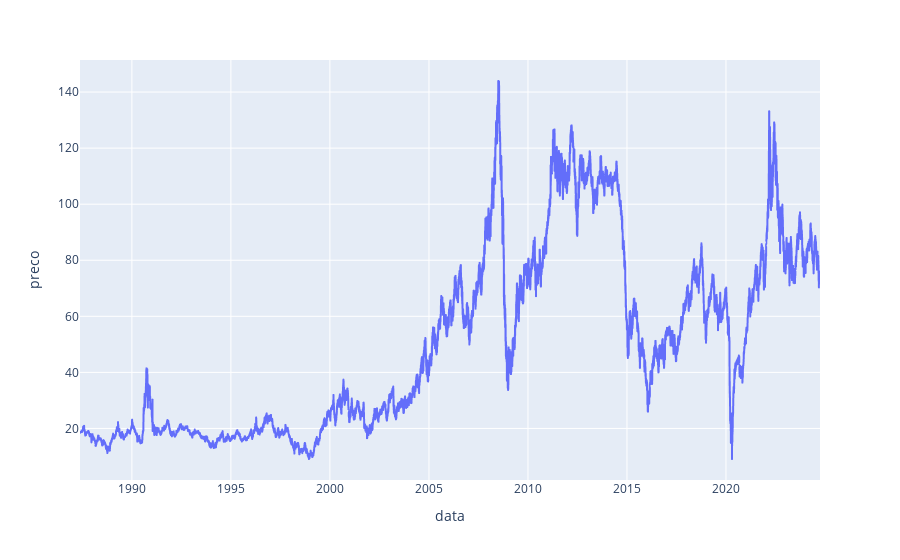

The notebook cell this image was saved under:
### Code cell
fig = px.line(df, x='data', y='preco')

fig.show()

### Figure 1 — Plotly figure (JSON) as saved in the notebook; plotly's stock layout.template omitted (floating-point values rounded to 4 significant figures; data arrays with more than 128 entries replaced by an {"elided": "..."} marker saying what was removed)
{"data": [{"hovertemplate": "data=%{x}<br>preco=%{y}<extra></extra>", "legendgroup": "", "line": {"color": "#636efa", "dash": "solid"}, "marker": {"symbol": "circle"}, "mode": "lines", "name": "", "showlegend": false, "type": "scattergl", "x": {"elided": "11267 str values"}, "xaxis": "x", "y": {"elided": "11267 float values"}, "yaxis": "y"}], "layout": {"legend": {"tracegroupgap": 0}, "margin": {"t": 60}, "xaxis": {"anchor": "y", "domain": [0, 1], "title": {"text": "data"}}, "yaxis": {"anchor": "x", "domain": [0, 1], "title": {"text": "preco"}}}}
